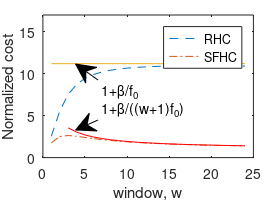

Reproduce this figure in MATLAB. (Note: this script raises an error after producing the figure.)
todo_list = [1 2];
screen_only = 0;

todo = zeros(1,100);
todo(todo_list) = 1;

% enumeration for  costs(.,.)
FHC = 1;
RHC = 2;
OPT = 3;
debug = 4;

%%%%%%%%%%%%%%%%%%%%%%%%%%%%%%%%%%%%%%%%%%%%%%%%%%%%%%%%%%%%%%%%%%%%%%%%%%%
% Cost of example where RHC performs badly
if (todo(1))
    figure(1)

    maxWindow = 24;
    costs = zeros(maxWindow, 4);

    eps = 0.1 * maxWindow^(-3);
    beta_max = 10 + 2*maxWindow^2 *maxWindow * eps;
    f_0_min = 1;
    for w = 1:maxWindow
    %for w = 2:2

	%w = 2;
	S = 2*w^2;
	J = S;
	T = w+S;
	N = 100;
	%beta = 1 + 2*(1:S)'*w*eps;
	beta = beta_max - 2*(S:-1:1)'*w*eps;
	C = 2*max(beta);
	worktype = [ones(1,w), 1:S];
	lambda = zeros(T,J);
	lambda(1:w+1,1) = N;
	lambda(w+1:w+S, 1:S) = N*eye(S);

	energy_cost = f_0_min + (S:-1:1)'*eps;

	f_of_lambda = C*triu(ones(S), 1)';

	% OPT uses N servers of type S
	costs(w,OPT) = N*beta(S) + sum(lambda * f_of_lambda(:,S)) + N*T*(energy_cost(S));

	% RHC uses N servers of type 1 for t=1:w, and then types t-w for times t=w+1:w+S, then N of type S
	% for times S+1 to S+w

	% type of server used at time  t.  (Only one type used at a time.)
	rhc_servers = [1:S, S*ones(1,w)];
	costs(w,RHC) = N*(sum(beta) + w*beta(S))...
		+ N*sum(energy_cost(rhc_servers));
	for t = 1:T
	    costs(w,RHC) = costs(w,RHC) + N*f_of_lambda(worktype(t),rhc_servers(t));
	end

	%costs(w,debug)= N*(T)*f_0_min + N*S*beta_max;	% RHC simple
	%costs(w,debug)= N*(T)*f_0_min + N*beta(S);

	% SFHC: each class j uses N/(w+1) servers of type max(worktype([t,t:w]))
	% at each instant when any of the servers is on.
	% (This could probably be more efficient with vector operations,
	% but that takes more thought.)

	% type of server used at time  t.  (One type used at a time per class.)
	sfhc_srv = zeros(T,w+1);
	for t = 1-w:T
	    st = max(t,1);
	    en = min(t+w,S+w);
	    type = max(worktype(st:en));
	    sfhc_srv(st:en,mod(t,(w+1))+1) = type;
	end

	% switching costs (for one server per class)
	sw = sum(beta(sfhc_srv(1,:)));	% all turn on at time 1
	for t = 2:T
	    	% If the server type changes, charge for turn-on of new type
	    %costs(w,FHC) = costs(w,FHC) ...

	    sw = sw ...
	       +  (sfhc_srv(t,:)~=sfhc_srv(t-1,:) ) * beta(sfhc_srv(t,:));
	end

	%keyboard

	%running costs (for one server per class)
	run = 0;
	for t = 1:T
	    %costs(w,FHC) = costs(w,FHC) ...

	    run = run ...
	        + sum(energy_cost(sfhc_srv(t,:))) ...
		+ sum(f_of_lambda(worktype(t),sfhc_srv(t,:)));
	end

	%keyboard

	% scale for load-per-class
	costs(w,FHC) = (sw + run) * N/(w+1);
    end


    plot((1:maxWindow), costs(:,RHC)./costs(:,OPT),'--' ...
        ,(1:maxWindow), costs(:,FHC)./costs(:,OPT), '-.' ...
        ,(1:maxWindow), ones(1,maxWindow)*(1+beta_max/f_0_min), '-' ...
        ,(3:maxWindow), (1+beta_max/f_0_min./((3:maxWindow)+1)), 'r-' ...
	 );
         %(1:maxWindow), costs(:,debug)./costs(:,OPT),'-.');
	 %(1:maxWindow), costs(:,OPT), '-.')

    % (magic [x1 x2], [y1 y2] work in  eps; slightly off on the screen)
    annotation('textarrow', [0.35 0.27], [0.6 0.68], 'String', '1+\beta/f_0');
    annotation('textarrow', [0.35 0.27], [0.4 0.35], 'String', '1+\beta/((w+1)f_0)');

    xlabel('window, w');
    ylabel('Normalized cost');
    % ticks every 6 hours
    %set(gca, 'xtick', 0:6:(T/hourSamples));
    %set (gcf, 'PaperUnits', 'centimeters', 'PaperPosition', [0.1 0 9 7]);
    set (gcf, 'PaperUnits', 'inches', 'PaperPosition', [0.1 0 2.8 2]);
    legend('RHC','SFHC', 'Location', 'NorthEast');
    ax = axis; ax(4) = 17; axis(ax);
    if ~screen_only
        print ('-depsc', sprintf('cost_RHCbad.eps',0));
    end
end
    

%%%%%%%%%%%%%%%%%%%%%%%%%%%%%%%%%%%%%%%%%%%%%%%%%%%%%%%%%%%%%%%%%%%%%%%%%%%
% HP traces cost as function of lookahead window
if (todo(2))
    figure(2)

    load HP_load.txt;

    % 42-day trace, 5-min intervals
    hourSamples = 12;
    daily = reshape (HP_load, [length(HP_load)/42, 42]);
    % Use business day followed by Sunday for one type of load
    % and Sunday followed by business day for the other.
    % Avoid Day 8 since it is a holiday.

    lambda = [[ daily(:,1), daily(:,14)]; [daily(:,7), daily(:,15)]];

%lambda = lambda(1:10:size(lambda,1), :);

    T = size(lambda,1);

    S=2;    %two types of servers
    J=2;	%two types of workload

    %assume cost(rho)=a*rho/(1-rho)+b
    a=[0.3; 0.3];
    b=[1; 1];
    beta= b * hourSamples;	% switching cost = 1 hour running

    %weighted job sizes, c is an S x J matrix.
    c=[0.1 3
       3   0.1];

    %trick, duplicating c to match the shape of ldtmn so that we can use .*
    cc=repmat(reshape(c,1,S,J),[T,1,1]);


    maxWindow = 1*hourSamples - 1;

    costs = zeros(maxWindow, 3);
    sw    = zeros(maxWindow, 3);
    run   = zeros(maxWindow, 3);


    cvx_clear;
    %initial number of servers, x0 is a scalar or a vector with m enties.
    x0=0;

    fprintf('OPT\n');
%    x_opt  = hetero_opt(lambda, cc, x0, b, a, beta);
    [costs(1,OPT) sw(1,OPT) run(1,OPT) ld_TKM_opt] ...
    			= cost(x_opt,  x0, lambda, c, b, a, beta);
    costs(:,OPT) = costs(1,OPT);
    sw(:,OPT)    = sw(1,OPT);
    run(:,OPT)   = run(1,OPT);

%    load('fig2')
%    maxWindow = 1*hourSamples - 1;
%    costs = [zeros(1,size(costs,2)); costs(1:maxWindow,:)];
%    for w=0:0

    for w=0:maxWindow
	fprintf('AFHC, w=%d\n', w);
	[x_afhc costs(w+1,FHC)] = afhc (lambda, c, b, a, beta, w);
	%[costs(w,FHC) sw(w,FHC) run(w,FHC) ld_TKM_afhc] = cost(x_afhc, x0, lambda, c, b, a, beta);

	fprintf('RHC, w=%d\n', w);
	x_rhc  = rhc  (lambda, c, b, a, beta, w);
	[costs(w+1,RHC) sw(w+1,RHC) run(w+1,RHC) ld_TKM_rhc] = cost(x_rhc,  x0, lambda, c, b, a, beta);

    end

    plot((1:maxWindow+1)/hourSamples*60, costs(:,RHC)./costs(:,OPT), '--', ...
         (1:maxWindow+1)/hourSamples*60, costs(:,FHC)./costs(:,OPT), '-.', ...
	 (1:maxWindow+1)/hourSamples*60, costs(:,OPT)./costs(:,OPT),  '-');
    legend('RHC', 'SFHC', ' OPT', 'Location', 'SouthEast');

    xlabel('window (minutes)');
    ylabel('Normalized cost');
    %set (gcf, 'PaperUnits', 'centimeters', 'PaperPosition', [0.1 0 9 7]);
    set (gcf, 'PaperUnits', 'inches', 'PaperPosition', [0.1 0 2.8 2]);
    %axis([0 20 0 6]);
    ax = axis; ax(3) = 0; axis(ax);
    if ~screen_only
        print ('-depsc', sprintf('cost_v_w.eps',0));
    end

end
